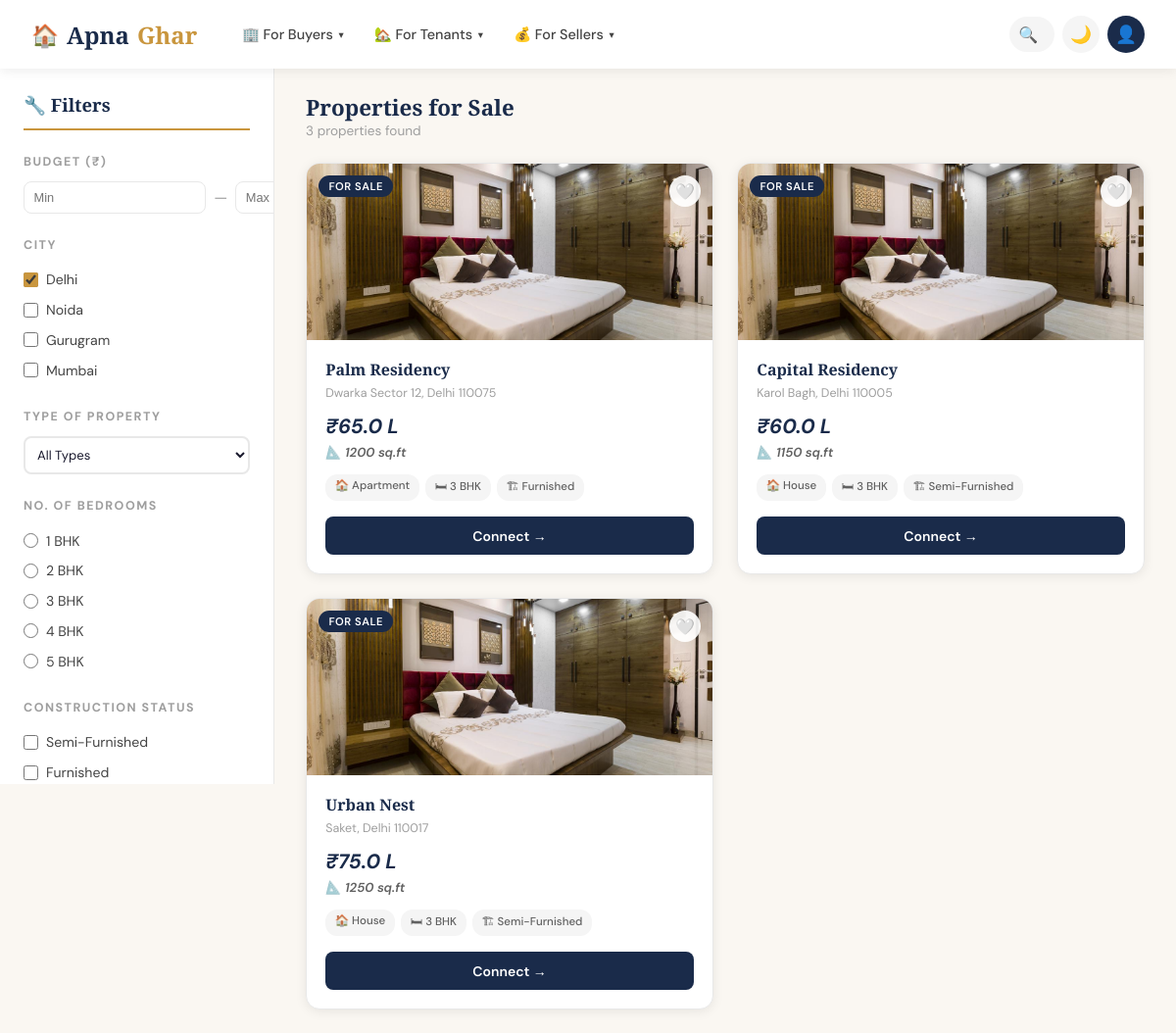
The page /bproperty?city=Delhi on the database its author committed.
### tables this page shows
CREATE TABLE propertyTable (
            propertyID   INTEGER PRIMARY KEY AUTOINCREMENT,
            Society      TEXT,
            Address      TEXT,
            City         TEXT,
            Price        INTEGER,
            Area         INTEGER,
            Type         TEXT,
            Bedrooms     INTEGER,
            Status       TEXT,
            Purpose      TEXT
        );

### app.py (the view)
@app.route('/bproperty')
def bproperty():
    conn = get_db()
    c = conn.cursor()
    city      = request.args.getlist('city')
    status    = request.args.getlist('status')
    prop_type = request.args.get('type', '')
    bedrooms  = request.args.get('bedrooms', '')
    min_price = request.args.get('min_price', 0, type=int)
    max_price = request.args.get('max_price', 999999999, type=int)
    query  = "SELECT * FROM propertyTable WHERE Purpose = 'Sell'"
    params = []
    if city:
        query += f" AND City IN ({','.join(['?']*len(city))})"
        params.extend(city)
    if prop_type:
        query += " AND Type = ?"
        params.append(prop_type)
    if bedrooms:
        query += " AND Bedrooms = ?"
        params.append(int(bedrooms))
    if status:
        query += f" AND Status IN ({','.join(['?']*len(status))})"
        params.extend(status)
    if min_price:
        query += " AND Price >= ?"
        params.append(min_price)
    if max_price < 999999999:
        query += " AND Price <= ?"
        params.append(max_price)
    c.execute(query, params)
    properties = c.fetchall()
    c.execute("SELECT DISTINCT Type FROM propertyTable")
    types = [r[0] for r in c.fetchall()]
    c.execute("SELECT DISTINCT Status FROM propertyTable")
    statuses = [r[0] for r in c.fetchall()]
    conn.close()
    props_list = []
    for p in properties:
        d = dict(p)
        d['formatted_price'] = format_price(d['Price'])
        props_list.append(d)
    return render_template('bproperty.html',
                           properties=props_list,
                           types=types,
                           statuses=statuses,
                           selected_cities=city,
                           selected_type=prop_type,
                           selected_bedrooms=bedrooms,
                           selected_statuses=status,
                           min_price=min_price,
                           max_price=max_price if max_price < 999999999 else 0,
                           user=session.get('user'))

### app.py (called while the page is built)
def get_db():
    conn = sqlite3.connect(DB_PATH)
    conn.row_factory = sqlite3.Row  # Returns rows as dictionaries
    return conn

def format_price(price):
    if price >= 10000000:
        return f"₹{price/10000000:.1f} Cr"
    elif price >= 100000:
        return f"₹{price/100000:.1f} L"
    return f"₹{price:,}"

### templates/bproperty.html (shortened to what this page needs)
{% extends "base.html" %}
{% block content %}
<div class="property-page page-enter">
  <aside class="filter-sidebar">
    <h2>🔧 Filters</h2>
    <form id="filterForm" method="GET" action="/bproperty">
      <div class="filter-section">
        <div class="filter-label">Budget (₹)</div>
        <div class="price-range">
          <input type="number" name="min_price" class="price-input"
                 placeholder="Min" value="{{ min_price if min_price else '' }}">
          <span style="color:var(--gray-400);">—</span>
          <input type="number" name="max_price" class="price-input"
                 placeholder="Max" value="{{ max_price if max_price else '' }}">
        </div>
      </div>
      <div class="filter-section">
        <div class="filter-label">City</div>
        {% for c in ['Delhi', 'Noida', 'Gurugram', 'Mumbai'] %}
        <label class="filter-option">
          <input type="checkbox" name="city" value="{{ c }}"
                 {% if c in selected_cities %}checked{% endif %}
                 onchange="document.getElementById('filterForm').submit()">
          {{ c }}
        </label>
        {% endfor %}
      </div>
      <div class="filter-section">
        <div class="filter-label">Type of Property</div>
        <select name="type" class="form-select"
                style="font-size:0.82rem;padding:0.5rem;"
                onchange="document.getElementById('filterForm').submit()">
          <option value="">All Types</option>
        </select>
      </div>
      <div class="filter-section">
        <div class="filter-label">No. of Bedrooms</div>
        {% for b in [1, 2, 3, 4, 5] %}
        <label class="filter-option">
          <input type="radio" name="bedrooms" value="{{ b }}"
                 onchange="document.getElementById('filterForm').submit()">
          {{ b }} BHK
        </label>
        {% endfor %}
      </div>
      <div class="filter-section">
        <div class="filter-label">Construction Status</div>
        {% for s in statuses %}
        <label class="filter-option">
          <input type="checkbox" name="status" value="{{ s }}"
                 onchange="document.getElementById('filterForm').submit()">
          {{ s }}
        </label>
        {% endfor %}
      </div>
    </form>
  </aside>
  <main class="property-main">
    <div class="property-main-header">
      <div>
        <h1>Properties for Sale</h1>
        <p class="result-count">{{ properties|length }} properties found</p>
      </div>
    </div>
    {% if properties %}
    <div class="property-grid">
      {% for p in properties %}
      <div class="property-card" style="animation-delay: {{ loop.index0 * 0.08 }}s">
        <div class="property-card-img">
          <img src="{{ url_for('static', filename='images/house/pic1.jpg') }}"
               alt="{{ p.Society }}"
               onerror="this.src='https://images.unsplash.com/photo-1568605114967-8130f3a36994?w=400&h=200&fit=crop'">
          <span class="property-badge">For Sale</span>
          <button class="shortlist-btn" data-id="{{ p.propertyID }}" title="Shortlist">🤍</button>
        </div>
        <div class="property-card-body">
          <div class="property-society">{{ p.Society }}</div>
          <div class="property-address">{{ p.Address }}</div>
          <div class="property-price">{{ p.formatted_price }}</div>
          <div class="property-area">📐 {{ p.Area }} sq.ft</div>
          <div class="property-tags">
            <span class="property-tag">🏠 {{ p.Type }}</span>
            <span class="property-tag">🛏 {{ p.Bedrooms }} BHK</span>
            <span class="property-tag">🏗 {{ p.Status }}</span>
          </div>
          <button class="connect-btn" onclick="handleConnect('{{ p.Society }}')">Connect →</button>
        </div>
      </div>
      {% endfor %}
    </div>
    {% else %}
    <div class="no-results">
      <div class="icon">🏚️</div>
      <h3>No properties found</h3>
      <p>Try adjusting your filters to see more results</p>
    </div>
    {% endif %}
  </main>
</div>
{% endblock %}

### rows shown on the page
propertyTable: Society "Palm Residency", Address "Dwarka Sector 12, Delhi 110075", formatted_price "₹65.0 L", Area "1200", Type "Apartment", Bedrooms "3", Status "Furnished"
propertyTable: Society "Capital Residency", Address "Karol Bagh, Delhi 110005", formatted_price "₹60.0 L", Area "1150", Type "House", Bedrooms "3", Status "Semi-Furnished"
propertyTable: Society "Urban Nest", Address "Saket, Delhi 110017", formatted_price "₹75.0 L", Area "1250", Type "House", Bedrooms "3", Status "Semi-Furnished"

### other values the page prints
{{ c }} "Delhi" "Noida" "Gurugram" "Mumbai"
{{ b }} "1" "2" "3" "4" "5"
{{ s }} "Semi-Furnished" "Furnished"
{{ properties|length }} "3"
